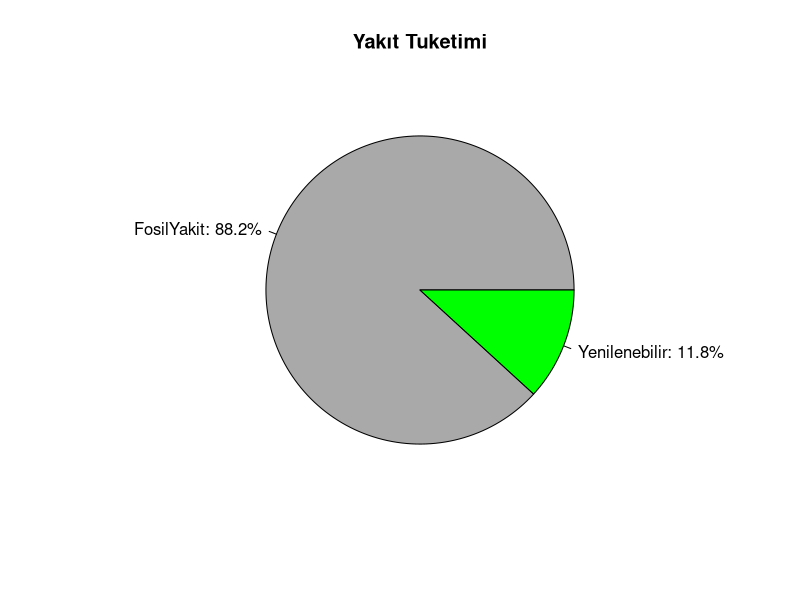
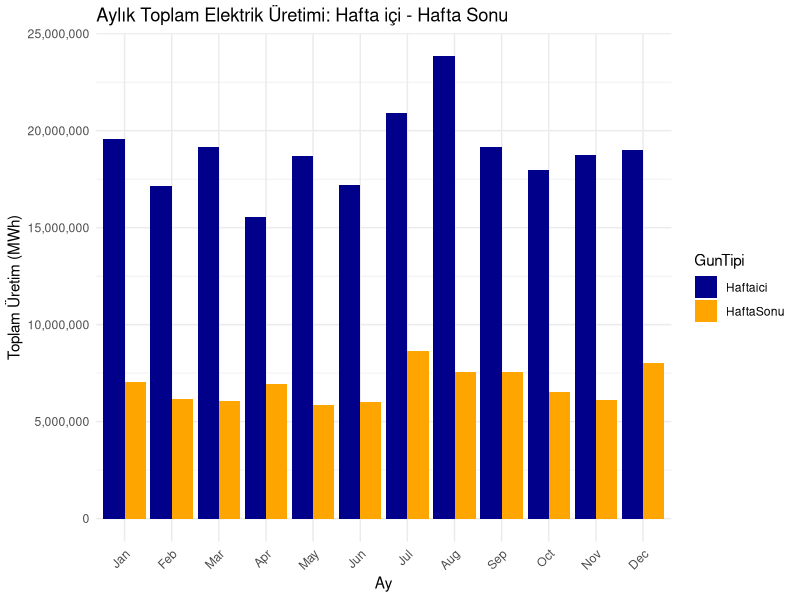
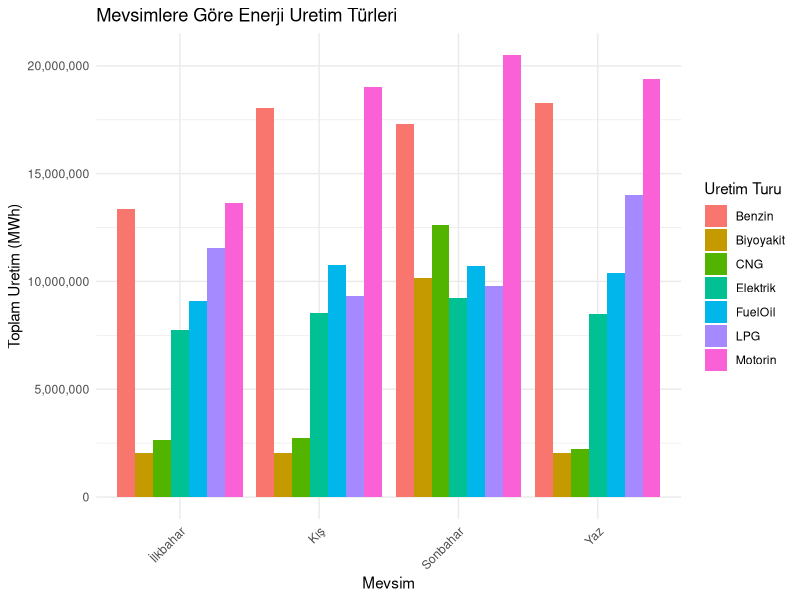
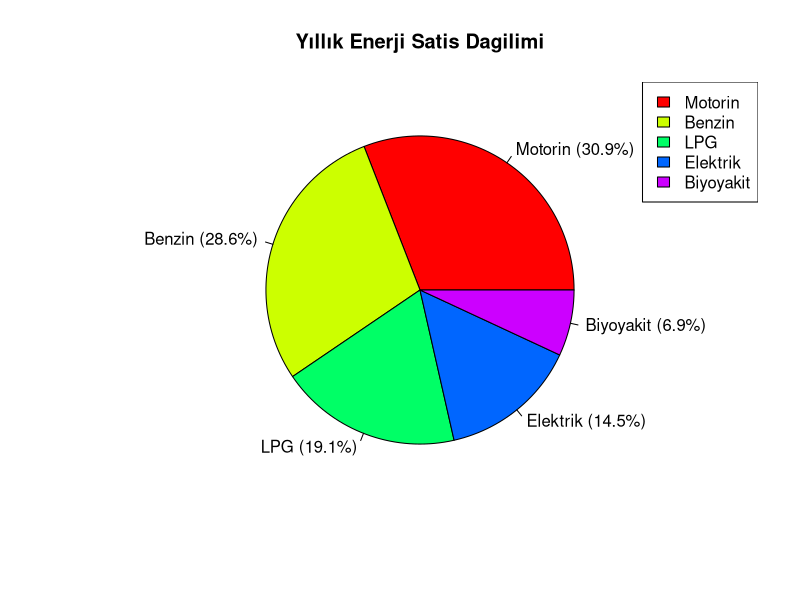
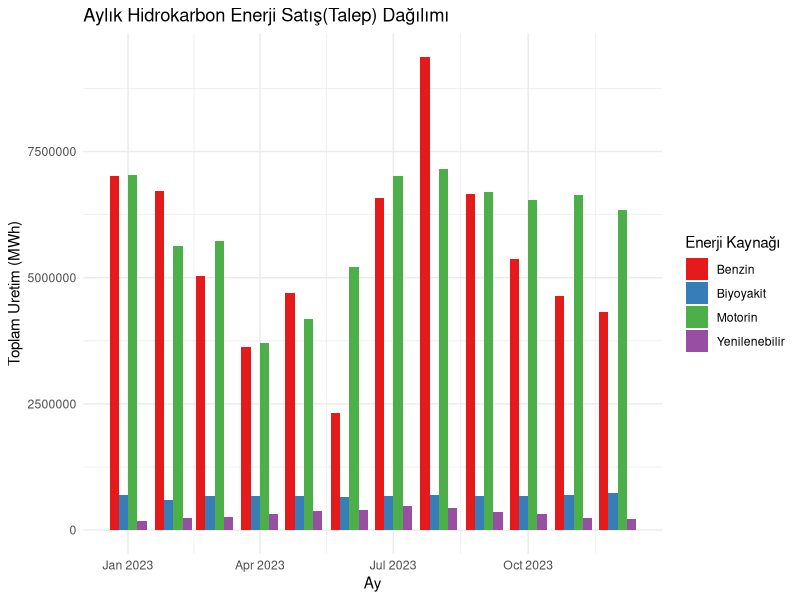
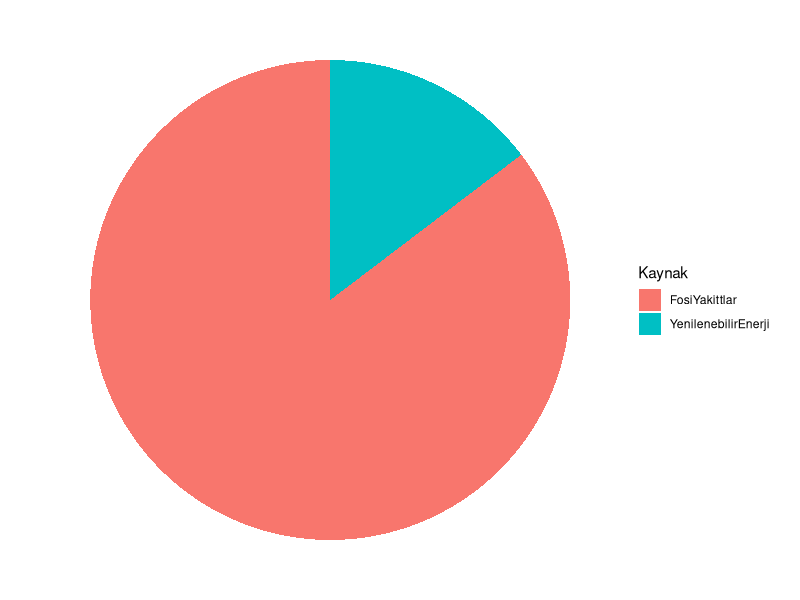
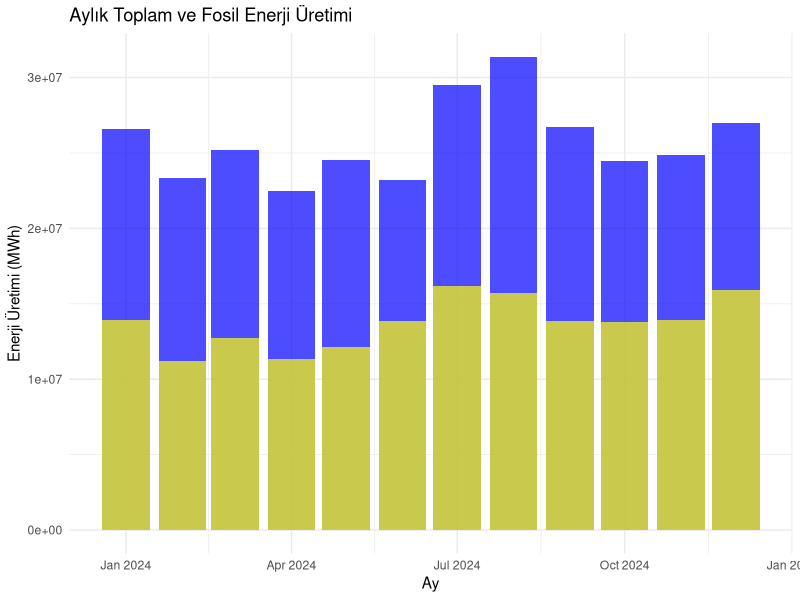
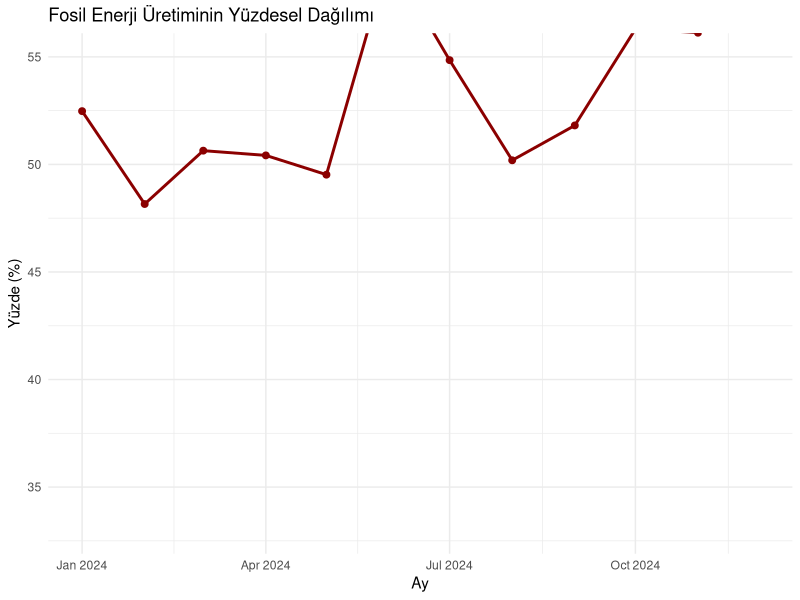

Generate these figures, in order, with R:
## ---- chunk 1

# Gerekli kütüphaneyi yüklemeniz gerekmektedir
library(readr)

# Veri setimizi okuyoruz
library(readr)
colnames(data)

library(readr)

data <- read_csv2("data/yakitTuketimcs.csv", locale = locale(encoding = "ISO-8859-9"))

# Üretim türlerinin toplamlarını hesaplıyoruz
production_types <- colSums(data[, 4:ncol(data)])

# Karbon bazlı ve yenilenebilir enerji kaynaklarını tanımlıyoruz
carbon_sources <- c("Benzin", "FuelOil", "Motorin", "İthalDizel","LPG","EndustriyelYakıt","Hibrit")
renewable_sources <- c( "Elektrik")

# Karbon bazlı ve yenilenebilir kaynakların toplam üretimini hesaplıyoruz
carbon_total <- sum(production_types[carbon_sources])
renewable_total <- sum(production_types[renewable_sources])

# Pasta grafiği için yeni bir vektör oluşturuyoruz
energy_categories <- c(FosilYakit = carbon_total, Yenilenebilir = renewable_total)

# Yüzdeleri hesaplıyoruz
percentages <- round(100 * energy_categories / sum(energy_categories), 1)

# Yüzdelerle etiketleri oluşturuyoruz
labels <- paste(names(energy_categories), ": ", percentages, "%", sep="")

# Pasta grafiği çizdiriyoruz
pie(energy_categories, labels = labels, main = "Yakıt Tuketimi", col = c("darkgray", "green"))

## ---- chunk 2
# Gerekli kütüphaneler
library(readr)
library(dplyr)
library(lubridate)
library(ggplot2)
library(scales)

# Veriyi okuyoruz
data <- read_csv2("data/yakitTuketimcs.csv", locale = locale(encoding = "ISO-8859-9"))

# Sütun adını düzeltiyoruz
names(data)[1] <- "Tarih"

# Tarih sütununu Date formatına çeviriyoruz
data$Tarih <- as.Date(data$Tarih, format = "%d.%m.%Y")

# 'Toplam' sütunundaki virgülü noktaya çevirip sayıya dönüştürüyoruz
data$Toplam <- as.numeric(gsub(",", ".", data$Toplam))

# NA değerlerini temizliyoruz
data <- na.omit(data)

# Hafta içi / hafta sonu bilgisi ekliyoruz
data$GunTipi <- ifelse(wday(data$Tarih, week_start = 1) %in% c(6, 7),
                       "HaftaSonu", "Haftaici")

# Ay bilgisini ekliyoruz
data$Ay <- month(data$Tarih, label = TRUE)

# Aylık ve gün tipine göre gruplayıp toplam üretimi hesaplıyoruz
monthly_data <- data %>%
  group_by(Ay, GunTipi) %>%
  summarise(Toplam = sum(Toplam, na.rm = TRUE))

# Grafiği çiziyoruz
ggplot(monthly_data, aes(x = Ay, y = Toplam, fill = GunTipi)) +
  geom_bar(stat = "identity", position = "dodge") +
  labs(
    title = "Aylık Toplam Elektrik Üretimi: Hafta içi - Hafta Sonu",
    x = "Ay",
    y = "Toplam Üretim (MWh)"
  ) +
  scale_y_continuous(labels = comma) +
  scale_fill_manual(values = c("darkblue", "orange")) +
  theme_minimal() +
  theme(axis.text.x = element_text(angle = 45, hjust = 1))



## ---- chunk 3


# Gerekli kütüphaneleri yükleyin
library(ggplot2)
library(dplyr)
library(tidyr)
library(readr)
library(scales)  # label_comma için

# Veriyi doğru kodlama ile okuyun
data <- read_csv2("data/yakitTuketimcs.csv", locale = locale(encoding = "ISO-8859-9"))

# Sütun adlarını düzeltiyoruz
names(data)[names(data) == "ï..Tarih"] <- "Tarih"

# Tarih sütununu gün.ay.yıl formatına çeviriyoruz
data$Tarih <- as.Date(data$Tarih, format = "%d.%m.%Y")

# Ay ve mevsim bilgilerini ekleyin
data$Ay <- as.numeric(format(data$Tarih, "%m"))
data$Mevsim <- ifelse(data$Ay %in% c(12, 1, 2), "Kış",
                      ifelse(data$Ay %in% c(3, 4, 5), "İlkbahar",
                             ifelse(data$Ay %in% c(6, 7, 8), "Yaz", "Sonbahar")))

# Mevsim sütununu da dahil ederek veriyi long formata çeviriyoruz
long_data <- data %>%
  select(Mevsim, Motorin, Benzin, LPG, FuelOil, Elektrik, CNG, Biyoyakit) %>%
  pivot_longer(cols = -Mevsim, names_to = "UretimTuru", values_to = "Miktar")

# Mevsimlere ve üretim türlerine göre gruplayıp toplam üretimi hesaplıyoruz
seasonal_data <- long_data %>%
  group_by(Mevsim, UretimTuru) %>%
  summarise(ToplamMiktar = sum(Miktar, na.rm = TRUE), .groups = "drop")

# Grafik çizdiriyoruz
ggplot(seasonal_data, aes(x = Mevsim, y = ToplamMiktar, fill = UretimTuru)) +
  geom_bar(stat = "identity", position = position_dodge()) +
  scale_y_continuous(labels = label_comma()) +
  labs(title = "Mevsimlere Göre Enerji Uretim Türleri",
       x = "Mevsim",
       y = "Toplam Uretim (MWh)",
       fill = "Uretim Turu") +
  theme_minimal() +
  theme(axis.text.x = element_text(angle = 45, hjust = 1))


## ---- chunk 4
library(tidyverse)

# Enerji kaynaklarına göre toplamları hesapla
energy_totals <- colSums(data[, c("Motorin", "Benzin", "LPG", "Elektrik", "Biyoyakit")])

# Toplam üretim
total_production <- sum(energy_totals)

# Yüzdelik hesaplamaları yap
energy_percentages <- energy_totals / total_production * 100

# Enerji kaynaklarını ve yüzdelerini bir dataframe'e çevir
energy_df <- data.frame(Enerji_Kaynagi = names(energy_percentages), Yuzde = energy_percentages)

# Pie chart çiz
pie(energy_df$Yuzde, labels = paste(energy_df$Enerji_Kaynagi, 
                                    sprintf("(%.1f%%)", energy_df$Yuzde)), 
    main = "Yıllık Enerji Satis Dagilimi",
    col = rainbow(length(energy_df$Yuzde)))

# Efsane ekleme
legend("topright", legend = energy_df$Enerji_Kaynagi, fill = rainbow(length(energy_df$Yuzde)))

## ---- chunk 5
library(tidyverse)
library(lubridate)


# Aylık toplamları hesapla ve hidrokarbon kaynaklarına göre ayır
monthly_hydrocarbons <- data %>%
  mutate(Ay = floor_date(Tarih, "month")) %>%
  group_by(Ay) %>%
  summarise(
    Motorin = sum(Motorin),
    Biyoyakit = sum(Biyoyakit),
    Benzin = sum(Benzin),
    Yenilenebilir = sum(Yenilenebilir),
    .groups = 'drop'
  )

# Erişilebilir format için veriyi long formata çevir
monthly_long <- pivot_longer(monthly_hydrocarbons, cols = c(Motorin, Biyoyakit, Benzin, Yenilenebilir),
                             names_to = "Enerji_Kaynagi", values_to = "Uretim")

# Grafik çiz
ggplot(monthly_long, aes(x = Ay, y = Uretim, fill = Enerji_Kaynagi)) +
  geom_bar(stat = "identity", position = position_dodge()) +
  scale_fill_brewer(palette = "Set1") +
  labs(title = "Aylık Hidrokarbon Enerji Satış(Talep) Dağılımı",
     x = "Ay",
     y = "Toplam Uretim (MWh)",
     fill = "Enerji Kaynağı") +
  theme_minimal()
## ---- chunk 6
library(tidyverse)

# Sütun adlarını düzelt (garantili olması için)
names(data) <- make.names(names(data))

# Fosil ve yenilenebilir toplamlarını hesapla
fosil_toplam <- rowSums(data[, c("Motorin", "Benzin")], na.rm = TRUE)
yenilenebilir_toplam <- rowSums(data[, c("Biyoyakit", "Yenilenebilir")], na.rm = TRUE)

# Yıllık toplam üretimi hesapla
toplam_fosil <- sum(fosil_toplam)
toplam_yenilenebilir <- sum(yenilenebilir_toplam)

# Veri çerçevesi oluştur
karsilastirma_df <- data.frame(
  Kaynak = c("FosiYakittlar", "YenilenebilirEnerji"),
  Uretim = c(toplam_fosil, toplam_yenilenebilir)
)
ggplot(karsilastirma_df, aes("", Uretim, fill = Kaynak)) + geom_bar(stat = "identity", width = 1) + coord_polar("y") + theme_void()



## ---- chunk 7
library(tidyverse)
library(lubridate)

# Veriyi yükle
data <- read_csv2("data/yakitTuketimcs.csv", locale = locale(encoding = "ISO-8859-9"))

# Tarih formatını düzelt
data$Tarih <- dmy(data$Tarih)  + years(1)

# Aylık toplamları hesapla
monthly_data <- data %>%
  mutate(Ay = floor_date(Tarih, "month")) %>%
  group_by(Ay) %>%
  summarise(
    Toplam = sum(Toplam),
    Hidrokarbon = sum(Motorin + LPG + FuelOil + Biyoyakit ),
    .groups = 'drop'
  )

# Yüzdesel dağılımı hesapla
monthly_data$HidrokarbonYuzde = (monthly_data$Hidrokarbon / monthly_data$Toplam) * 100

# Grafik çiz
ggplot(monthly_data, aes(x = Ay)) +
  geom_col(aes(y = Toplam), fill = "blue", alpha = 0.7) +
  geom_col(aes(y = Hidrokarbon), fill = "yellow", alpha = 0.7) +
  labs(title = "Aylık Toplam ve Fosil Enerji Üretimi", x = "Ay", y = "Enerji Üretimi (MWh)") +
  theme_minimal()

# Yüzdelik dağılım grafiği
ggplot(monthly_data, aes(x = Ay, y = HidrokarbonYuzde, group = 1)) +
  geom_line(color = "darkred", size = 1) +
  geom_point(color = "darkred", size = 2) +
  labs(title = "Fosil Enerji Üretiminin Yüzdesel Dağılımı", x = "Ay", y = "Yüzde (%)") +
  theme_minimal() +
coord_cartesian(ylim = c(33, 55)) # y eksenini sınırlandırıyoruz
## ---- chunk 8
library(tidyverse)
library(lubridate)

# Veriyi oku
data <- read_csv2("data/yakitTuketimcs.csv", locale = locale(encoding = "ISO-8859-9"))

# Tarih ve saat sütunlarını birleştir
data$DateTime <- dmy_hms(paste(data$Tarih, data$Saat))

# Kullanılmayan sütunları çıkar
data <- data %>% select(-Tarih, -Saat)

# Aylık bazda gruplama ve toplama
monthly_data <- data %>%
  mutate(Ay = floor_date(DateTime, "month")) %>%
  group_by(Ay) %>%
  summarise(
    Toplam = sum(Toplam, na.rm = TRUE),
    Yenilenebilir = sum(Yenilenebilir + Biyoyakit +Elektrik , na.rm = TRUE),
    .groups = "drop"
  )

# Yüzde hesapla (geçersiz değerleri otomatik engelle)
monthly_data <- monthly_data %>%
  mutate(YenilenebilirYuzde = ifelse(Toplam > 0, (Yenilenebilir / Toplam) * 100, NA)) %>%
  filter(!is.na(YenilenebilirYuzde), is.finite(YenilenebilirYuzde))

# Grafik 1: Toplam vs Yenilenebilir enerji üretimi
ggplot(monthly_data, aes(x = Ay)) +
  geom_col(aes(y = Toplam), fill = "blue", alpha = 0.6) +
  geom_col(aes(y = Yenilenebilir), fill = "green", alpha = 0.7) +
  labs(title = "Aylık Toplam ve Yenilenebilir Enerji Üretimi",
       x = "Ay", y = "Enerji Üretimi (MWh)") +
  theme_minimal()

# Grafik 2: Yenilenebilir enerjinin yüzdesel oranı
ggplot(monthly_data, aes(x = Ay, y = YenilenebilirYuzde, group = 1)) +
  geom_line(color = "red", size = 1) +
  geom_point(color = "red", size = 2) +
  labs(title = "Yenilenebilir Enerji Satis Dağılımı(Yüzdesel Dağılım)",
       x = "Ay", y = "Yüzde (%)") +
  theme_minimal() +
  coord_cartesian(ylim = c(35, 42))  # isteğe göre aralık değiştirilebilir


## ---- chunk 9
library(tidyverse)
library(lubridate)

# Aylık toplamları hesapla ve yenilenebilir enerji kaynaklarına göre ayır
monthly_renewables <- data %>%
  mutate(Ay = floor_date(DateTime, "month")) %>%
  group_by(Ay) %>%
  summarise(
    Biyoyakit = sum(Biyoyakit),
    Elektrik = sum(Elektrik),
    Yenilenebilir = sum(Yenilenebilir),
    Biyoyakit = sum(Biyoyakit),
    .groups = 'drop'
  )

# Erişilebilir format için veriyi long formata çevir
monthly_long <- pivot_longer(monthly_renewables, cols = c( Biyoyakit, Elektrik, Yenilenebilir, Biyoyakit),
                             names_to = "Enerji_Kaynagi", values_to = "Uretim")

# Grafik çiz
ggplot(monthly_long, aes(x = Ay, y = Uretim, fill = Enerji_Kaynagi)) +
  geom_bar(stat = "identity", position = position_dodge()) +
  scale_fill_brewer(palette = "Set3") +
  labs(title = "Aylık Yenilenebilir Enerji Kaynaklarının Dağılımı",
       x = "Ay",
       y = "Toplam Üretim (MWh)",
       fill = "Enerji Kaynağı") +
  theme_minimal() +
coord_cartesian(ylim = c(0, 1600000)) # y eksenini sınırlandırıyoruz
